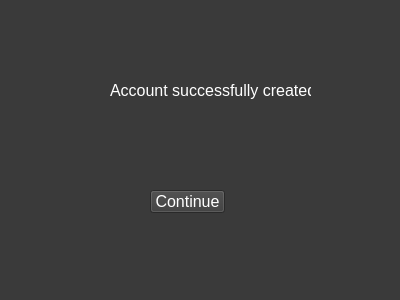
<?xml version="1.0" encoding="UTF-8"?>
<ui version="4.0">
 <class>cove_madeaccount</class>
 <widget class="QWidget" name="cove_madeaccount">
  <property name="geometry">
   <rect>
    <x>0</x>
    <y>0</y>
    <width>400</width>
    <height>300</height>
   </rect>
  </property>
  <property name="palette">
   <palette>
    <active>
     <colorrole role="WindowText">
      <brush brushstyle="SolidPattern">
       <color alpha="255">
        <red>255</red>
        <green>255</green>
        <blue>255</blue>
       </color>
      </brush>
     </colorrole>
     <colorrole role="Button">
      <brush brushstyle="SolidPattern">
       <color alpha="255">
        <red>58</red>
        <green>58</green>
        <blue>58</blue>
       </color>
      </brush>
     </colorrole>
     <colorrole role="Light">
      <brush brushstyle="SolidPattern">
       <color alpha="255">
        <red>87</red>
        <green>87</green>
        <blue>87</blue>
       </color>
      </brush>
     </colorrole>
     <colorrole role="Midlight">
      <brush brushstyle="SolidPattern">
       <color alpha="255">
        <red>72</red>
        <green>72</green>
        <blue>72</blue>
       </color>
      </brush>
     </colorrole>
     <colorrole role="Dark">
      <brush brushstyle="SolidPattern">
       <color alpha="255">
        <red>29</red>
        <green>29</green>
        <blue>29</blue>
       </color>
      </brush>
     </colorrole>
     <colorrole role="Mid">
      <brush brushstyle="SolidPattern">
       <color alpha="255">
        <red>38</red>
        <green>38</green>
        <blue>38</blue>
       </color>
      </brush>
     </colorrole>
     <colorrole role="Text">
      <brush brushstyle="SolidPattern">
       <color alpha="255">
        <red>255</red>
        <green>255</green>
        <blue>255</blue>
       </color>
      </brush>
     </colorrole>
     <colorrole role="BrightText">
      <brush brushstyle="SolidPattern">
       <color alpha="255">
        <red>255</red>
        <green>255</green>
        <blue>255</blue>
       </color>
      </brush>
     </colorrole>
     <colorrole role="ButtonText">
      <brush brushstyle="SolidPattern">
       <color alpha="255">
        <red>255</red>
        <green>255</green>
        <blue>255</blue>
       </color>
      </brush>
     </colorrole>
     <colorrole role="Base">
      <brush brushstyle="SolidPattern">
       <color alpha="255">
        <red>0</red>
        <green>0</green>
        <blue>0</blue>
       </color>
      </brush>
     </colorrole>
     <colorrole role="Window">
      <brush brushstyle="SolidPattern">
       <color alpha="255">
        <red>58</red>
        <green>58</green>
        <blue>58</blue>
       </color>
      </brush>
     </colorrole>
     <colorrole role="Shadow">
      <brush brushstyle="SolidPattern">
       <color alpha="255">
        <red>0</red>
        <green>0</green>
        <blue>0</blue>
       </color>
      </brush>
     </colorrole>
     <colorrole role="AlternateBase">
      <brush brushstyle="SolidPattern">
       <color alpha="255">
        <red>29</red>
        <green>29</green>
        <blue>29</blue>
       </color>
      </brush>
     </colorrole>
     <colorrole role="ToolTipBase">
      <brush brushstyle="SolidPattern">
       <color alpha="255">
        <red>255</red>
        <green>255</green>
        <blue>220</blue>
       </color>
      </brush>
     </colorrole>
     <colorrole role="ToolTipText">
      <brush brushstyle="SolidPattern">
       <color alpha="255">
        <red>0</red>
        <green>0</green>
        <blue>0</blue>
       </color>
      </brush>
     </colorrole>
    </active>
    <inactive>
     <colorrole role="WindowText">
      <brush brushstyle="SolidPattern">
       <color alpha="255">
        <red>255</red>
        <green>255</green>
        <blue>255</blue>
       </color>
      </brush>
     </colorrole>
     <colorrole role="Button">
      <brush brushstyle="SolidPattern">
       <color alpha="255">
        <red>58</red>
        <green>58</green>
        <blue>58</blue>
       </color>
      </brush>
     </colorrole>
     <colorrole role="Light">
      <brush brushstyle="SolidPattern">
       <color alpha="255">
        <red>87</red>
        <green>87</green>
        <blue>87</blue>
       </color>
      </brush>
     </colorrole>
     <colorrole role="Midlight">
      <brush brushstyle="SolidPattern">
       <color alpha="255">
        <red>72</red>
        <green>72</green>
        <blue>72</blue>
       </color>
      </brush>
     </colorrole>
     <colorrole role="Dark">
      <brush brushstyle="SolidPattern">
       <color alpha="255">
        <red>29</red>
        <green>29</green>
        <blue>29</blue>
       </color>
      </brush>
     </colorrole>
     <colorrole role="Mid">
      <brush brushstyle="SolidPattern">
       <color alpha="255">
        <red>38</red>
        <green>38</green>
        <blue>38</blue>
       </color>
      </brush>
     </colorrole>
     <colorrole role="Text">
      <brush brushstyle="SolidPattern">
       <color alpha="255">
        <red>255</red>
        <green>255</green>
        <blue>255</blue>
       </color>
      </brush>
     </colorrole>
     <colorrole role="BrightText">
      <brush brushstyle="SolidPattern">
       <color alpha="255">
        <red>255</red>
        <green>255</green>
        <blue>255</blue>
       </color>
      </brush>
     </colorrole>
     <colorrole role="ButtonText">
      <brush brushstyle="SolidPattern">
       <color alpha="255">
        <red>255</red>
        <green>255</green>
        <blue>255</blue>
       </color>
      </brush>
     </colorrole>
     <colorrole role="Base">
      <brush brushstyle="SolidPattern">
       <color alpha="255">
        <red>0</red>
        <green>0</green>
        <blue>0</blue>
       </color>
      </brush>
     </colorrole>
     <colorrole role="Window">
      <brush brushstyle="SolidPattern">
       <color alpha="255">
        <red>58</red>
        <green>58</green>
        <blue>58</blue>
       </color>
      </brush>
     </colorrole>
     <colorrole role="Shadow">
      <brush brushstyle="SolidPattern">
       <color alpha="255">
        <red>0</red>
        <green>0</green>
        <blue>0</blue>
       </color>
      </brush>
     </colorrole>
     <colorrole role="AlternateBase">
      <brush brushstyle="SolidPattern">
       <color alpha="255">
        <red>29</red>
        <green>29</green>
        <blue>29</blue>
       </color>
      </brush>
     </colorrole>
     <colorrole role="ToolTipBase">
      <brush brushstyle="SolidPattern">
       <color alpha="255">
        <red>255</red>
        <green>255</green>
        <blue>220</blue>
       </color>
      </brush>
     </colorrole>
     <colorrole role="ToolTipText">
      <brush brushstyle="SolidPattern">
       <color alpha="255">
        <red>0</red>
        <green>0</green>
        <blue>0</blue>
       </color>
      </brush>
     </colorrole>
    </inactive>
    <disabled>
     <colorrole role="WindowText">
      <brush brushstyle="SolidPattern">
       <color alpha="255">
        <red>29</red>
        <green>29</green>
        <blue>29</blue>
       </color>
      </brush>
     </colorrole>
     <colorrole role="Button">
      <brush brushstyle="SolidPattern">
       <color alpha="255">
        <red>58</red>
        <green>58</green>
        <blue>58</blue>
       </color>
      </brush>
     </colorrole>
     <colorrole role="Light">
      <brush brushstyle="SolidPattern">
       <color alpha="255">
        <red>87</red>
        <green>87</green>
        <blue>87</blue>
       </color>
      </brush>
     </colorrole>
     <colorrole role="Midlight">
      <brush brushstyle="SolidPattern">
       <color alpha="255">
        <red>72</red>
        <green>72</green>
        <blue>72</blue>
       </color>
      </brush>
     </colorrole>
     <colorrole role="Dark">
      <brush brushstyle="SolidPattern">
       <color alpha="255">
        <red>29</red>
        <green>29</green>
        <blue>29</blue>
       </color>
      </brush>
     </colorrole>
     <colorrole role="Mid">
      <brush brushstyle="SolidPattern">
       <color alpha="255">
        <red>38</red>
        <green>38</green>
        <blue>38</blue>
       </color>
      </brush>
     </colorrole>
     <colorrole role="Text">
      <brush brushstyle="SolidPattern">
       <color alpha="255">
        <red>29</red>
        <green>29</green>
        <blue>29</blue>
       </color>
      </brush>
     </colorrole>
     <colorrole role="BrightText">
      <brush brushstyle="SolidPattern">
       <color alpha="255">
        <red>255</red>
        <green>255</green>
        <blue>255</blue>
       </color>
      </brush>
     </colorrole>
     <colorrole role="ButtonText">
      <brush brushstyle="SolidPattern">
       <color alpha="255">
        <red>29</red>
        <green>29</green>
        <blue>29</blue>
       </color>
      </brush>
     </colorrole>
     <colorrole role="Base">
      <brush brushstyle="SolidPattern">
       <color alpha="255">
        <red>58</red>
        <green>58</green>
        <blue>58</blue>
       </color>
      </brush>
     </colorrole>
     <colorrole role="Window">
      <brush brushstyle="SolidPattern">
       <color alpha="255">
        <red>58</red>
        <green>58</green>
        <blue>58</blue>
       </color>
      </brush>
     </colorrole>
     <colorrole role="Shadow">
      <brush brushstyle="SolidPattern">
       <color alpha="255">
        <red>0</red>
        <green>0</green>
        <blue>0</blue>
       </color>
      </brush>
     </colorrole>
     <colorrole role="AlternateBase">
      <brush brushstyle="SolidPattern">
       <color alpha="255">
        <red>58</red>
        <green>58</green>
        <blue>58</blue>
       </color>
      </brush>
     </colorrole>
     <colorrole role="ToolTipBase">
      <brush brushstyle="SolidPattern">
       <color alpha="255">
        <red>255</red>
        <green>255</green>
        <blue>220</blue>
       </color>
      </brush>
     </colorrole>
     <colorrole role="ToolTipText">
      <brush brushstyle="SolidPattern">
       <color alpha="255">
        <red>0</red>
        <green>0</green>
        <blue>0</blue>
       </color>
      </brush>
     </colorrole>
    </disabled>
   </palette>
  </property>
  <property name="font">
   <font>
    <family>Arial</family>
    <pointsize>12</pointsize>
   </font>
  </property>
  <property name="windowTitle">
   <string>Form</string>
  </property>
  <widget class="QLabel" name="label">
   <property name="geometry">
    <rect>
     <x>110</x>
     <y>40</y>
     <width>201</width>
     <height>101</height>
    </rect>
   </property>
   <property name="text">
    <string>Account successfully created!</string>
   </property>
  </widget>
  <widget class="QPushButton" name="pushButton_Continue">
   <property name="geometry">
    <rect>
     <x>150</x>
     <y>190</y>
     <width>75</width>
     <height>23</height>
    </rect>
   </property>
   <property name="text">
    <string>Continue</string>
   </property>
  </widget>
 </widget>
 <tabstops>
  <tabstop>pushButton_Continue</tabstop>
 </tabstops>
 <resources/>
 <connections/>
</ui>
